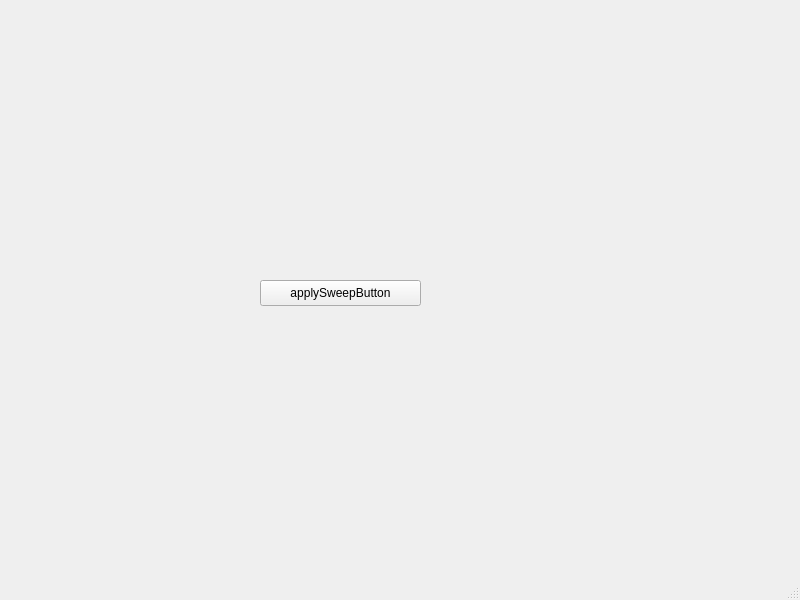
<?xml version="1.0" encoding="UTF-8"?>
<ui version="4.0">
 <class>MainWindow</class>
 <widget class="QMainWindow" name="MainWindow">
  <property name="geometry">
   <rect>
    <x>0</x>
    <y>0</y>
    <width>800</width>
    <height>600</height>
   </rect>
  </property>
  <property name="windowTitle">
   <string>MainWindow</string>
  </property>
  <widget class="QWidget" name="centralwidget">
   <widget class="QWidget" name="drawingArea" native="true">
    <property name="geometry">
     <rect>
      <x>50</x>
      <y>50</y>
      <width>241</width>
      <height>171</height>
     </rect>
    </property>
    <property name="cursor">
     <cursorShape>CrossCursor</cursorShape>
    </property>
    <property name="mouseTracking">
     <bool>true</bool>
    </property>
   </widget>
   <widget class="QPushButton" name="pushButton">
    <property name="geometry">
     <rect>
      <x>260</x>
      <y>280</y>
      <width>161</width>
      <height>26</height>
     </rect>
    </property>
    <property name="text">
     <string>applySweepButton</string>
    </property>
   </widget>
   <widget class="QLabel" name="resultLabel">
    <property name="geometry">
     <rect>
      <x>340</x>
      <y>50</y>
      <width>251</width>
      <height>171</height>
     </rect>
    </property>
    <property name="text">
     <string/>
    </property>
   </widget>
  </widget>
  <widget class="QMenuBar" name="menubar">
   <property name="geometry">
    <rect>
     <x>0</x>
     <y>0</y>
     <width>800</width>
     <height>23</height>
    </rect>
   </property>
  </widget>
  <widget class="QStatusBar" name="statusbar"/>
 </widget>
 <resources/>
 <connections/>
</ui>
